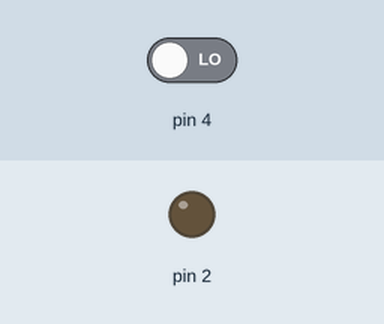
Simulated run of this sketch. Board: Arduino Uno, built with avr-gcc and run on an emulated ATmega328P. Parts: output pins drawn as LEDs (lit = HIGH). Inputs (shaded band) come from the test bench; at power-on: pin 4 LOW.

Above: at 2.8 s.
2.9 s: pin 4 driven HIGH
At 3.9 s:
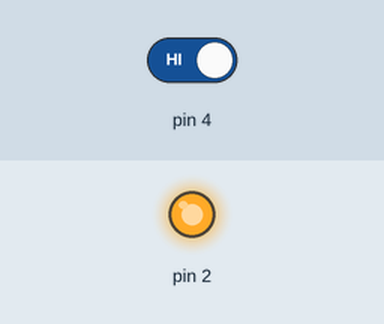
4.5 s: pin 4 driven LOW
At 5.4 s:
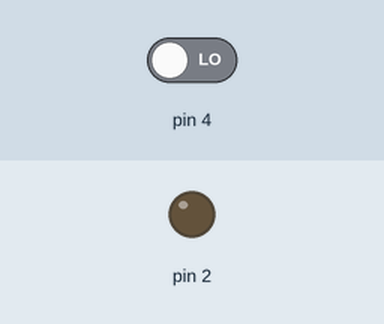
Timing chart, 0 to 7.5 s (numbered marks = the images above; inputs shaded):
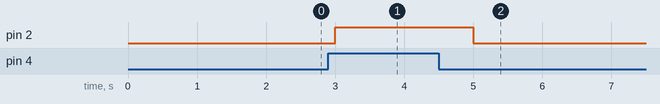

Measured:
- after the input at 2.9 s, pin 2: LOW → HIGH after 0.10 s
- after the input at 4.5 s, pin 2: HIGH → LOW after 0.50 s

The sketch:

pushButton_LED.ino
```cpp
void setup() {
  // put your setup code here, to run once:
  pinMode(2,OUTPUT);
  pinMode(4,INPUT);

}

void loop() {
  // put your main code here, to run repeatedly:
  if(digitalRead(4)){
  digitalWrite(2,HIGH);
  delay(1000);
  }
  else{
  digitalWrite(2,LOW);
  delay(1000);
  }

}
```
